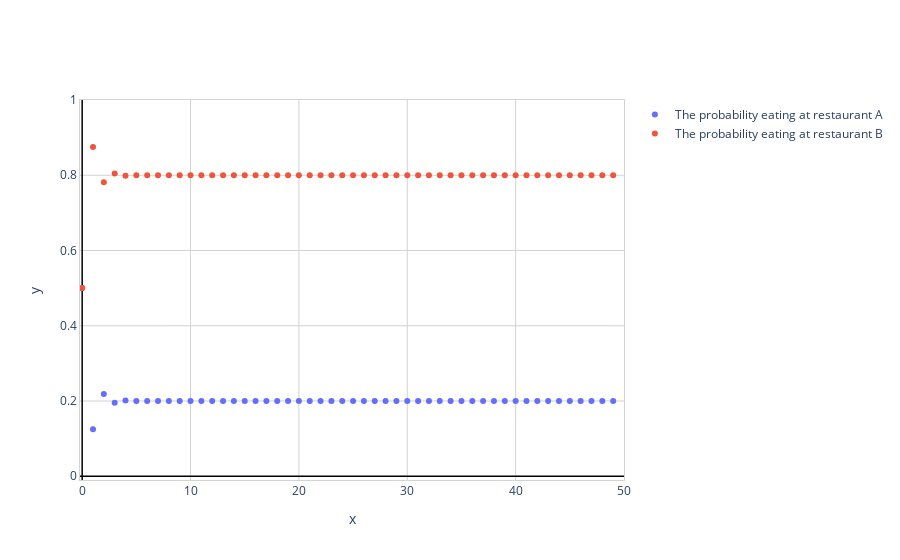

The code cell stored with this chart in its notebook:
### Code cell
import pandas as pd
import numpy as np
import plotly.graph_objects as go
df = pd.DataFrame(np.array(Xn).astype(float), index = ['A','B']).T

fig = go.Figure()

# Add traces
fig.add_trace(go.Scatter(x=df.index, y=df.A, mode='markers', name='The probability eating at restaurant A'))
fig.add_trace(go.Scatter(x=df.index, y=df.B, mode='markers', name='The probability eating at restaurant B'))
fig.update_layout(plot_bgcolor= 'white')
fig.update_xaxes(showline=True, linewidth=1, linecolor='Lightgray', mirror=True,
                 showgrid=True, gridwidth=1, gridcolor='Lightgray',
                 zeroline=True, zerolinewidth=1.5, zerolinecolor='black')
fig.update_yaxes(showline=True, linewidth=1, linecolor='Lightgray', mirror=True,
                 showgrid=True, gridwidth=1, gridcolor='Lightgray',
                 zeroline=True, zerolinewidth=1.5, zerolinecolor='black')
fig.update_xaxes(title_text='x', range=[-.2, N])
fig.update_yaxes(title_text='y', range=[-.01, 1])
fig.show()

### Figure 1 — Plotly figure (JSON) as saved in the notebook; plotly's stock layout.template omitted (floating-point values rounded to 4 significant figures)
{"data": [{"mode": "markers", "name": "The probability eating at restaurant A", "type": "scatter", "x": [0, 1, 2, 3, 4, 5, 6, 7, 8, 9, 10, 11, 12, 13, 14, 15, 16, 17, 18, 19, 20, 21, 22, 23, 24, 25, 26, 27, 28, 29, 30, 31, 32, 33, 34, 35, 36, 37, 38, 39, 40, 41, 42, 43, 44, 45, 46, 47, 48, 49], "y": [0.5, 0.125, 0.2188, 0.1953, 0.2012, 0.1997, 0.2001, 0.2, 0.2, 0.2, 0.2, 0.2, 0.2, 0.2, 0.2, 0.2, 0.2, 0.2, 0.2, 0.2, 0.2, 0.2, 0.2, 0.2, 0.2, 0.2, 0.2, 0.2, 0.2, 0.2, 0.2, 0.2, 0.2, 0.2, 0.2, 0.2, 0.2, 0.2, 0.2, 0.2, 0.2, 0.2, 0.2, 0.2, 0.2, 0.2, 0.2, 0.2, 0.2, 0.2]}, {"mode": "markers", "name": "The probability eating at restaurant B", "type": "scatter", "x": [0, 1, 2, 3, 4, 5, 6, 7, 8, 9, 10, 11, 12, 13, 14, 15, 16, 17, 18, 19, 20, 21, 22, 23, 24, 25, 26, 27, 28, 29, 30, 31, 32, 33, 34, 35, 36, 37, 38, 39, 40, 41, 42, 43, 44, 45, 46, 47, 48, 49], "y": [0.5, 0.875, 0.7812, 0.8047, 0.7988, 0.8003, 0.7999, 0.8, 0.8, 0.8, 0.8, 0.8, 0.8, 0.8, 0.8, 0.8, 0.8, 0.8, 0.8, 0.8, 0.8, 0.8, 0.8, 0.8, 0.8, 0.8, 0.8, 0.8, 0.8, 0.8, 0.8, 0.8, 0.8, 0.8, 0.8, 0.8, 0.8, 0.8, 0.8, 0.8, 0.8, 0.8, 0.8, 0.8, 0.8, 0.8, 0.8, 0.8, 0.8, 0.8]}], "layout": {"autosize": true, "plot_bgcolor": "white", "xaxis": {"gridcolor": "Lightgray", "gridwidth": 1, "linecolor": "Lightgray", "linewidth": 1, "mirror": true, "range": [-0.2, 50], "showgrid": true, "showline": true, "title": {"text": "x"}, "type": "linear", "zeroline": true, "zerolinecolor": "black", "zerolinewidth": 1.5}, "yaxis": {"gridcolor": "Lightgray", "gridwidth": 1, "linecolor": "Lightgray", "linewidth": 1, "mirror": true, "range": [-0.01, 1], "showgrid": true, "showline": true, "title": {"text": "y"}, "type": "linear", "zeroline": true, "zerolinecolor": "black", "zerolinewidth": 1.5}}}
